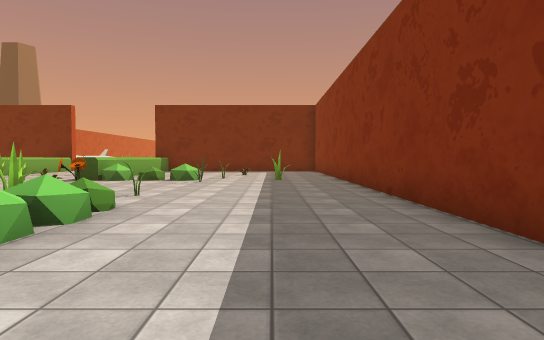
view 1 (above)

20 first-person views from a walk through a Unity game level. The camera is 1.3 m above the floor, tilts 2° down and sees 75° across. The floor is counted in squares, 2 m on a side. Each view is taken from the middle of a square. On the plan, view 1 faces up. The plan holds only what a view shows up to about 10 squares ahead; the rest is blank. The place goes on beyond the plan. The player character is not drawn. Some animated figures are left out. Some surface patterns are stand-ins.

view 2
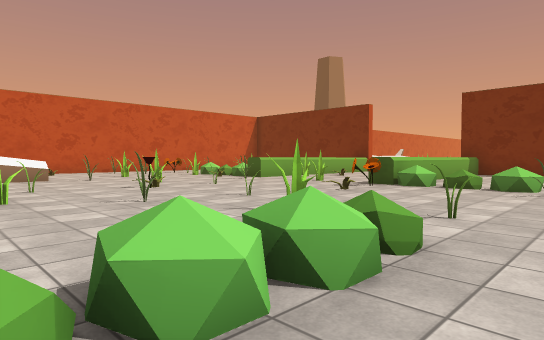

view 3
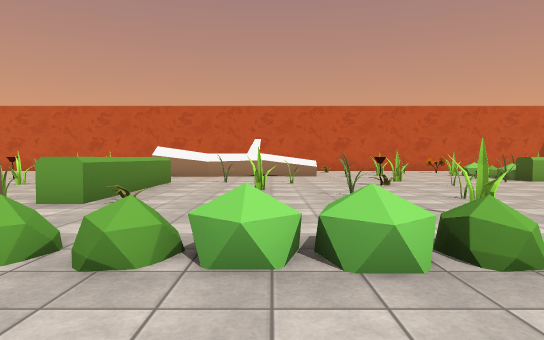

view 4
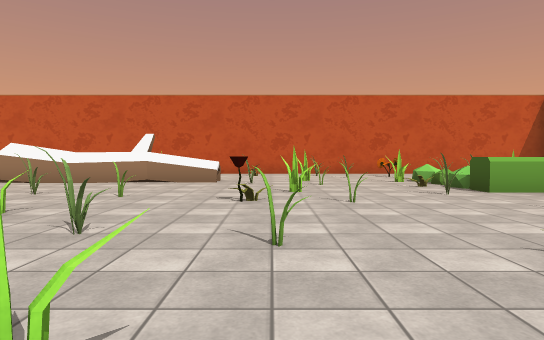

view 5
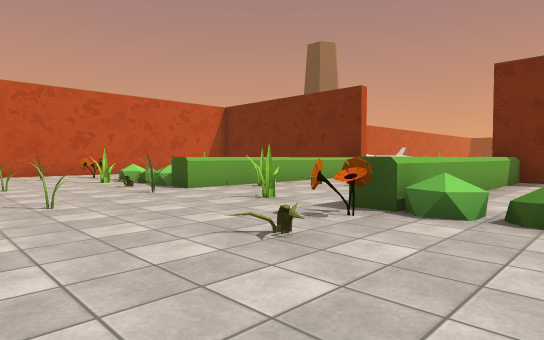

view 6
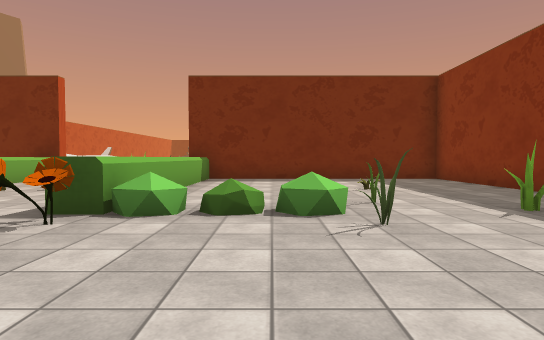

view 7
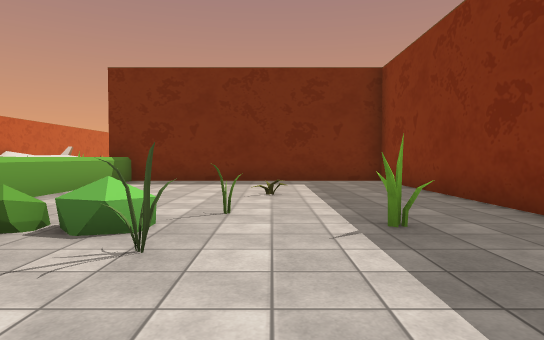

view 8
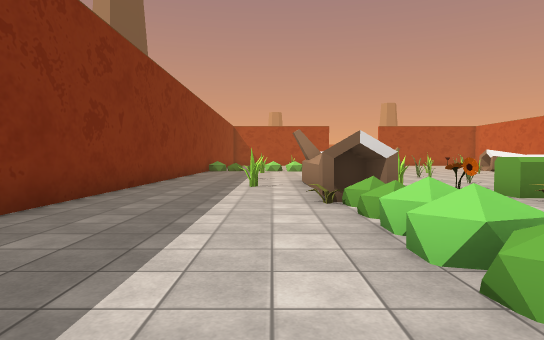

view 9
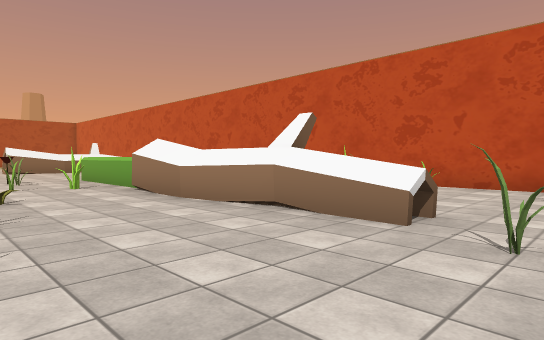

view 10
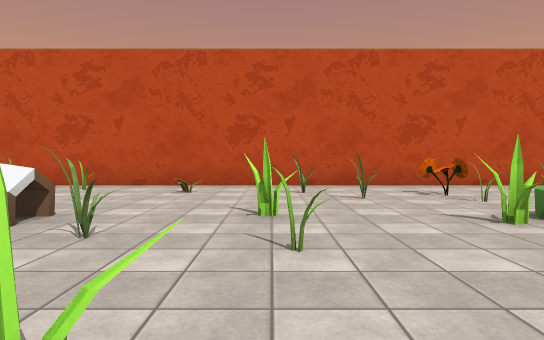

view 11
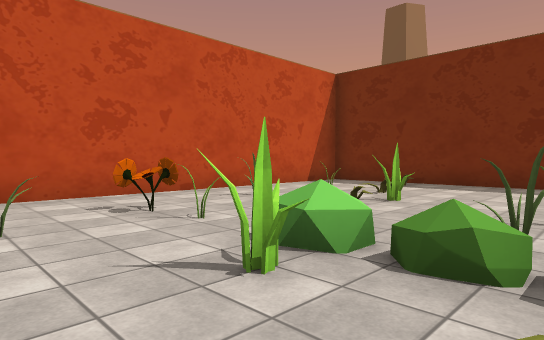

view 12
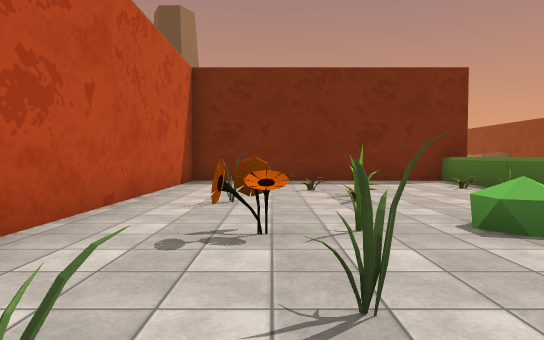

view 13
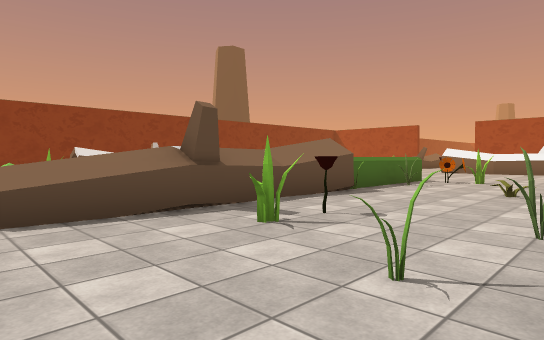

view 14
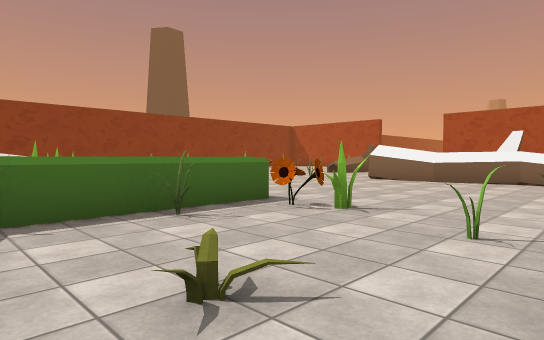

view 15
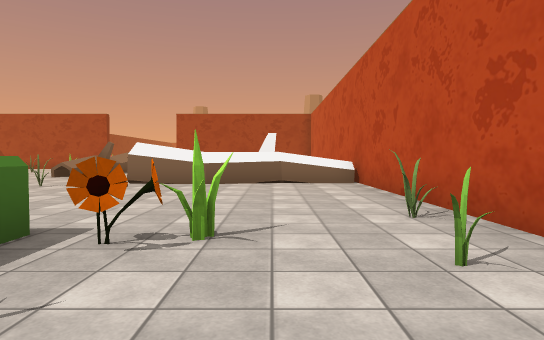

view 16
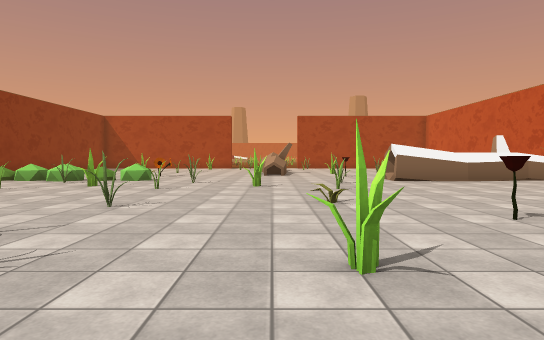

view 17
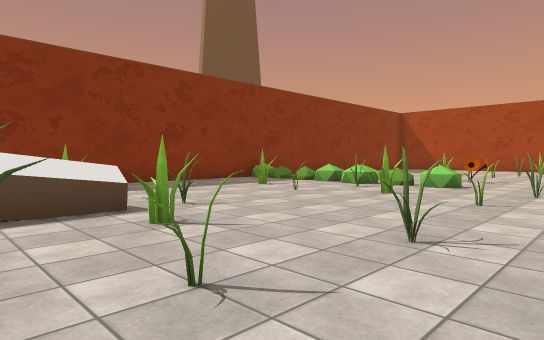

view 18
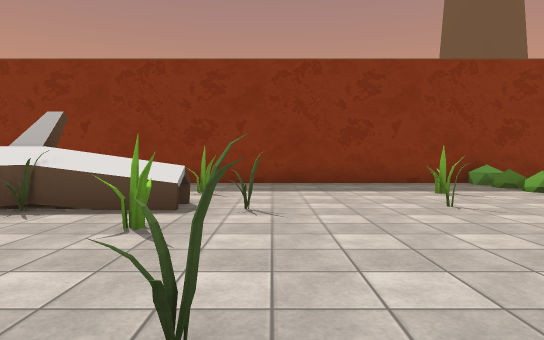

view 19
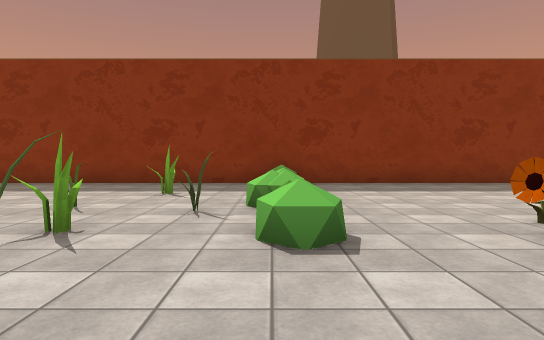

view 20
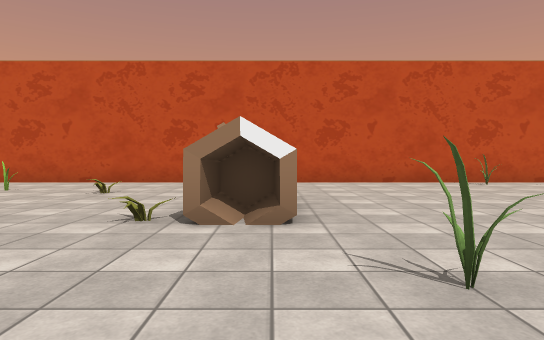

### Floor plan
Key: @ floor where view 1 was taken; # wall or solid block; . main floor; : floor 0.25 m higher than the main floor; ^ raised ledge; B bush; O other object.
Columns run from 18 left of view 1 to 2 right of it. Each row starts with its distance up from view 1.
 17 #########    ########
 16 #..O....^    ^......#
 15 #.......^.   ^......#
 14 #..OO..O^..  ^......#
 13 #...O...^.O. ^...O..#
 12 #.O.O..O^O.. ^......#
 11 #.....O.^....^..O...#
 10 #..OOBBBB..O.OBBB.O.#
  9 #.....OO.O..........#
  8 #.OO.........O......#
  7 #....O.O..O.........#
  6 #.......O.O.O...O...#
  5 #.O...O...O...O.....#
  4 #....^...O..O...B...#
  3 #.O..^.....O....B...#
  2 #O.OO^...O......B...#
  1 # ...^^......O.OB...#
  0 # ...^^.O^^^^^.^#.@.#
 -1  ....#^.. . OO   ...#
 -2  .O..^.OO.....O ^O..#
 -3  ....O...O..O..O^...#
 -4 #.O..^.O.....O.. ...#
 -5 #...O^.O......O.^.O.#
 -6 #O..O....O..O..O....#
 -7 #...................#
 -8 #........O..O...O...#
 -9 #.........O...O..O..#
-10 #.......O...O..O....#
-11 ##^^^^#.......BBBB:BB
-12 #   ..O...  ........#
-13 #........   ..O.....#
-14 #..O....     .O.....#
-15 #.....          ....#
-16 #..O.             ..#

Where each view was taken, in squares from view 1:
view 1: 0 up, 0 right, facing up
view 2: 2 up, 1 left, facing up-left
view 3: 3 up, 0 right, facing left
view 4: 6 up, 3 left, facing left
view 5: 6 up, 3 left, facing up-left
view 6: 6 up, 3 left, facing up
view 7: 7 up, 1 left, facing up
view 8: 6 up, 1 left, facing down
view 9: 6 up, 9 left, facing down-left
view 10: 7 up, 9 left, facing left
view 11: 8 up, 11 left, facing up-left
view 12: 7 up, 15 left, facing up
view 13: 5 up, 17 left, facing down-right
view 14: 1 down, 17 left, facing down-right
view 15: 2 down, 15 left, facing down
view 16: 1 down, 8 left, facing down
view 17: 3 down, 7 left, facing down-right
view 18: 6 down, 7 left, facing right
view 19: 11 down, 7 left, facing right
view 20: 11 down, 8 left, facing left
